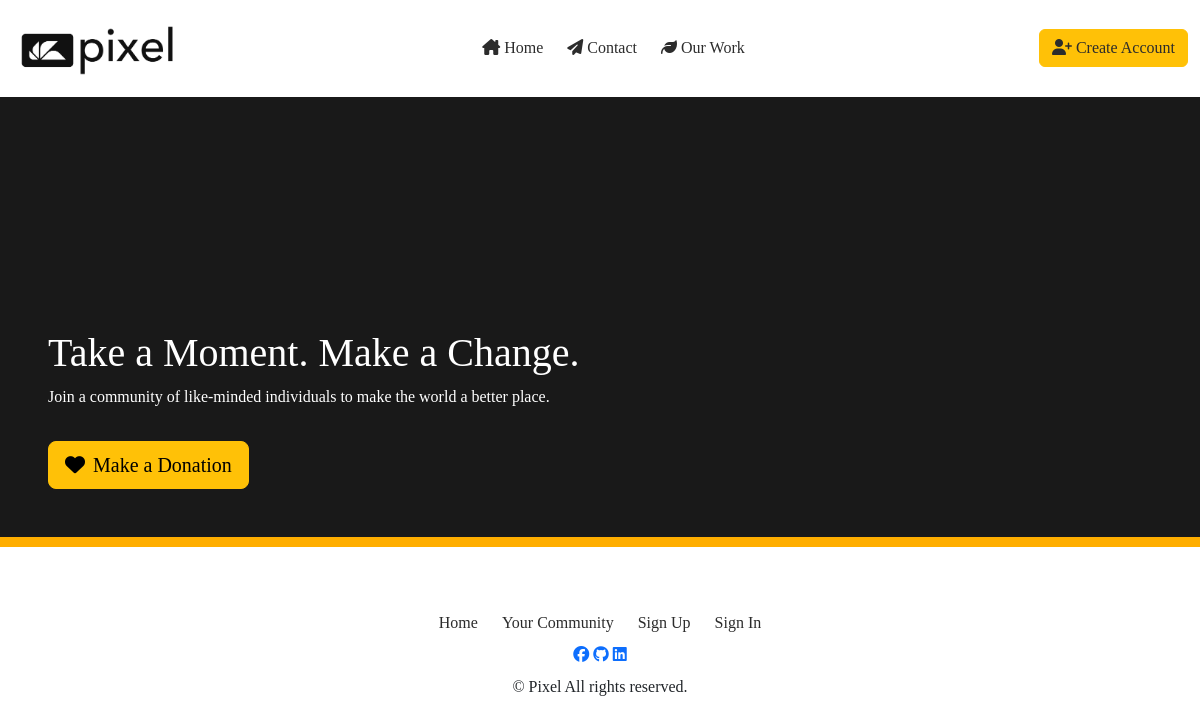
The app's page /, older data.
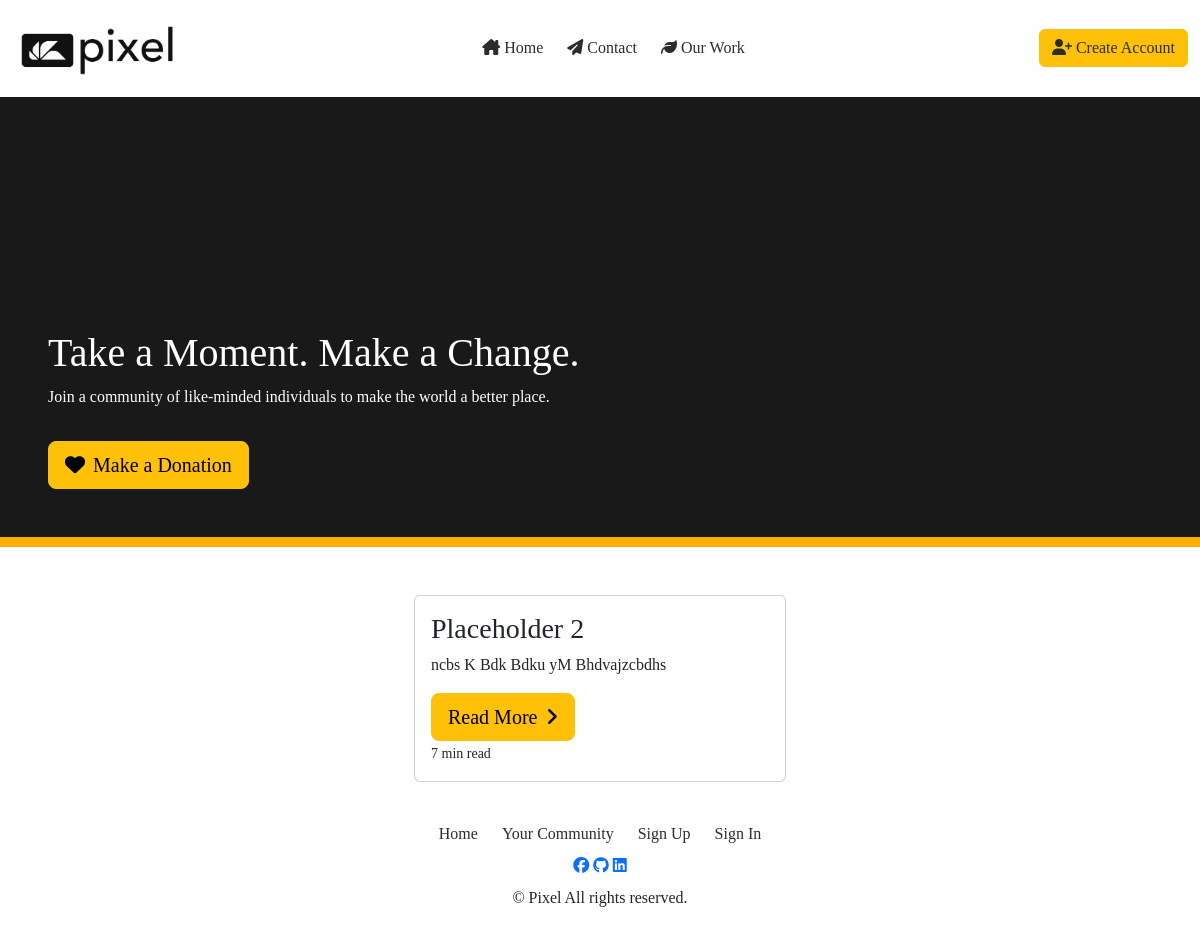
The same page, newer data.
### charity/models.py (models this page shows, shortened)
class Charity(models.Model):
    name = models.CharField(max_length=100, unique=True)
    slug = models.SlugField(max_length=150, unique=True)
    description = models.TextField(max_length=300)
    entry_donation = models.DecimalField(
        decimal_places=2,
        validators=[
            MinValueValidator(
                0.01,
                message='Please ensure min donation is greater than €0.01'
            ),
        ],
        max_digits=5,
        help_text='The min donation required to enter the charity community.'
    )
    category = models.CharField(
        max_length=25,
        choices=CATEGORIES,
        default='Other'
    )
    community_size = models.IntegerField(default=0, editable=False)
    donated_to_by = models.ManyToManyField(
        User,
        related_name='donated_user',
        blank=True,
        editable=False
    )
    image = CloudinaryField('image', default='placeholder')
    approved = models.BooleanField(default=False)
    class Meta:
        ordering = ['-community_size']

### charity/views.py (the view)
# urls.py: path('', charity_home, name='home'),
def charity_home(request):
    charities = Charity.objects.all()
    context = {
        'charities' : charities,
    }
    return render(
        request,
        "charity/index.html",
        context
    )

### charity/templates/charity/index.html (shortened to what this page needs)
{% extends 'base.html' %}
{% load static %}
{% block content %}
<div class="jumbotron jumbotron-fluid d-flex align-items-end bb-orange mb-5" id="jumbotron-img">
    <div class="jumbo-wording p-5">
        <h1 class="text-white">Take a Moment. Make a Change.</h1>
        <p class="text-white">Join a community of like-minded individuals to make the world a better place.</p>
        <a href="{{ checkout_url }}" class="btn btn-warning btn-lg mt-3"><i class="fa-solid fa-heart me-2"></i>Make a Donation</a>
    </div>
</div>
<div class="container d-flex justify-content-center">
    {% for charity in charities %}
    {% if charity.approved %}
    <div class="col-md-4">
        <div class="card mb-4 box-shadow">
          <div class="card-body">
            <p class="h3">{{ charity.name }}</p>
            <div class="card-text">{{ charity.description | safe }}</div>
            <div class="d-flex justify-content-between align-items-center">
                <a href="{% url 'charity_detail' charity.slug %}" class="btn btn-warning btn-lg">
                    Read More<i class="fa-solid fa-angle-right ms-2"></i>
                </a>
            </div>
            <small>7 min read</small>
          </div>
        </div>
      </div>
    {% endif %}
    {% endfor %}
</div>
{% endblock %}

### templates/base.html (shortened to what this page needs)
{% load static %}
{% url 'home' as home_url %}
{% url 'contact' as contact_url %}
{% url 'donation' as donation_url %}
{% url 'charity_detail' as charity_detail_url %}
{% url 'create_charity' as charity_account_url %}
{% url 'account_login' as signin_url %}
{% url 'account_signup' as signup_url %}
{% url 'account_logout' as signout_url %}
<!DOCTYPE html>
    <html lang="en">
    <head>
        {% block corecss %}
        <link href="https://cdn.jsdelivr.net/npm/bootstrap@5.3.3/dist/css/bootstrap.min.css" rel="stylesheet"
>
        <link rel="stylesheet" href="{% static 'css/styles.css' %}" type="text/css">
        {% endblock %}
    </head>
    <body class="vh-100">
        <header class="container-fluid p-0">
            <nav class="navbar navbar-expand-md flex justify-content-between">
                <a href="{{ home_url }}"><img src="../static/images/logo-alternative.png" alt="pixel charity logo" width="200px;"></a>
                <ul class="navbar-nav">
                    <li class="nav-item px-2 mx-1">
                        <a href="{{ home_url }}"><i class="fa-solid fa-house-chimney me-1"></i>Home</a>
                    </li>
                    <li class="nav-item px-2 mx-1">
                        <a href="{{ contact_url }}"><i class="fa-solid fa-paper-plane me-1"></i>Contact</a>
                    </li>
                    <li class="nav-item px-2 mx-1 dropdown">
                        <a href="" id="user-options" data-bs-toggle="dropdown" aria-haspopup="true" aria-expanded="false">
                            <i class="fa-solid fa-leaf me-1"></i>Our Work
                        </a>
                    </li>
                </ul>
                <ul class="navbar-nav">
                    <li class="nav-item px-2 mx-1 dropdown">
                        <a href="" class="btn btn-warning" id="user-options" data-bs-toggle="dropdown" aria-haspopup="true" aria-expanded="false">
                            {% if not request.user.is_authenticated %}
                            <i class="fa-solid fa-user-plus me-1"></i>Create Account
                            {% else %}
                            <i class="fa-solid fa-gear me-1"></i>Manage Account
                            {% endif %}
                        </a>
                    </li>
                </ul>
            </nav>
        </header>
        <main>
            {% block content %}
            {% endblock content %}
        </main>
        <footer class="py-2">
            <div class="flex flex-column text-center">
                <ul class="navbar-nav flex-row justify-content-center my-2">
                    <li class="nav-item px-2 mx-1">
                        <a href="{{ home_url }}">Home</a>
                    </li>
                    <li class="nav-item px-2 mx-1">
                        <a href="">Your Community</a>
                    </li>
                    {% if not request.user.is_authenticated %}
                    <li class="nav-item px-2 mx-1">
                        <a href="{{ signup_url }}">Sign Up</a>
                    </li>
                    <li class="nav-item px-2 mx-1">
                        <a href="{{ signin_url }}">Sign In</a>
                    </li>
                    {% else %}
                    <li class="nav-item px-2 mx-1">
                        <a href="{{ signout_url }}">Sign Out</a>
                    </li>
                    {% endif %}
                </ul>
            </div>
            <div class="socials text-center my-2">
                <a href="https://www.facebook.com/profile.php?id=61561932423026" target="_blank"><i class="fa-brands fa-facebook"></i></a>
                <a href="https://github.com/Ana-Niko-byte/moment" target="_blank"><i class="fa-brands fa-github"></i></a>
                <a href="https://www.linkedin.com/in/ana-nikolayenia-k/" target="_blank"><i class="fa-brands fa-linkedin"></i></a>
            </div>
            <p class="text-center">&copy;  Pixel All rights reserved.</p>
        </footer>
    </body>
</html>

### static/css/styles.css (style rules this page uses)
:root { --dark-text : rgb(44, 44, 44); --white-text : rgb(246, 246, 246); --light-grey : rgb(161, 161, 161); --orange : orange; }
#jumbotron-img { background-color: rgb(25, 25, 25); background-size: cover; background-position: bottom; background-repeat: no-repeat; height: 450px; width: 100%; }
body { font-family: "Indie Flower", cursive; }
.bb-orange { border-bottom: 10px solid rgb(255, 174, 0); }
.nav-item a { text-decoration: none; font-size: 1rem; color: var(--dark-text); }

Row changes from the older to the newer data that the page shows:
added Charity: name "Placeholder 2", description "ncbs K Bdk Bdku yM Bhdvajzcbdhs"
